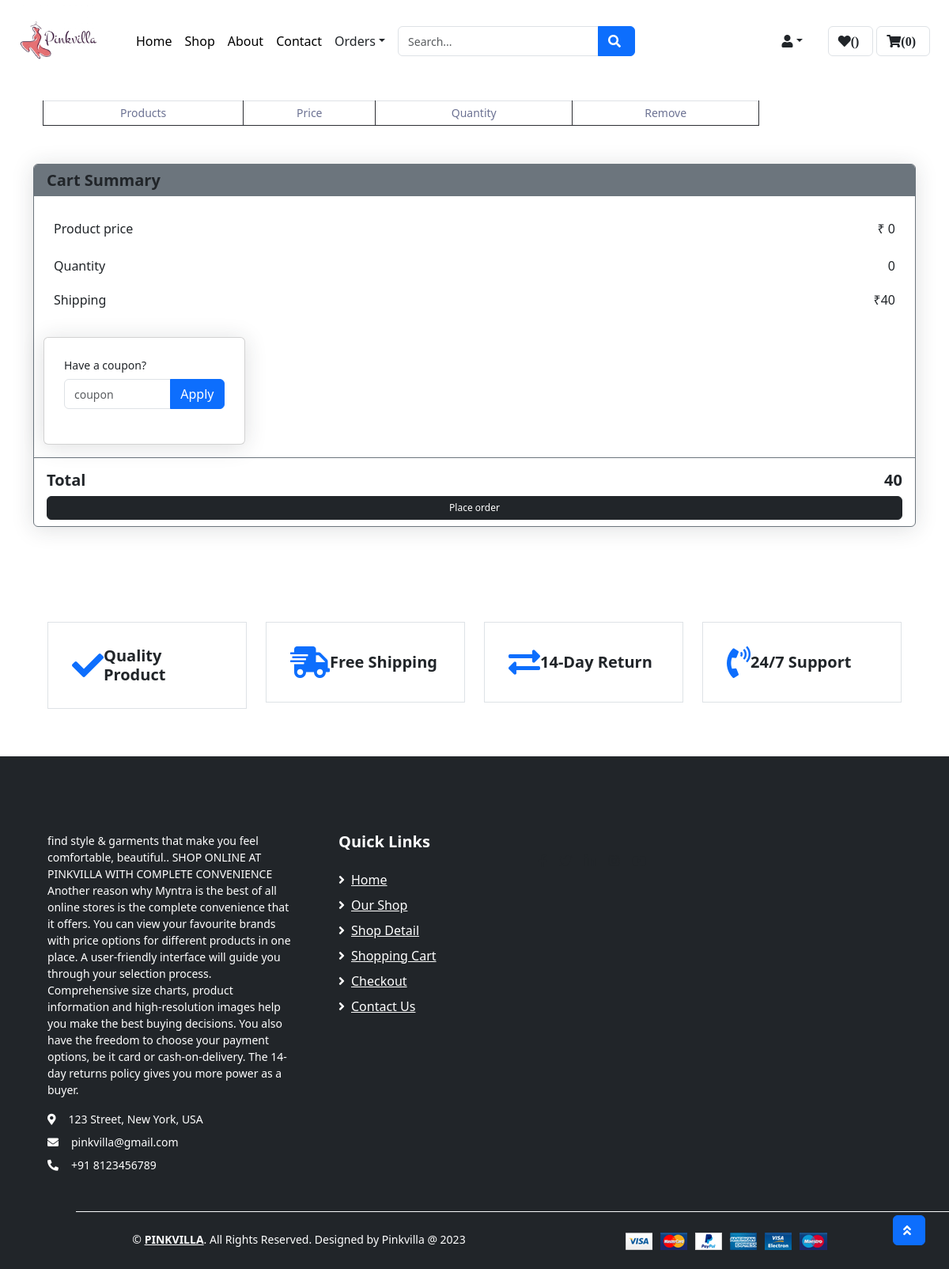
The app's page /show-cart/ (signed in), older data.
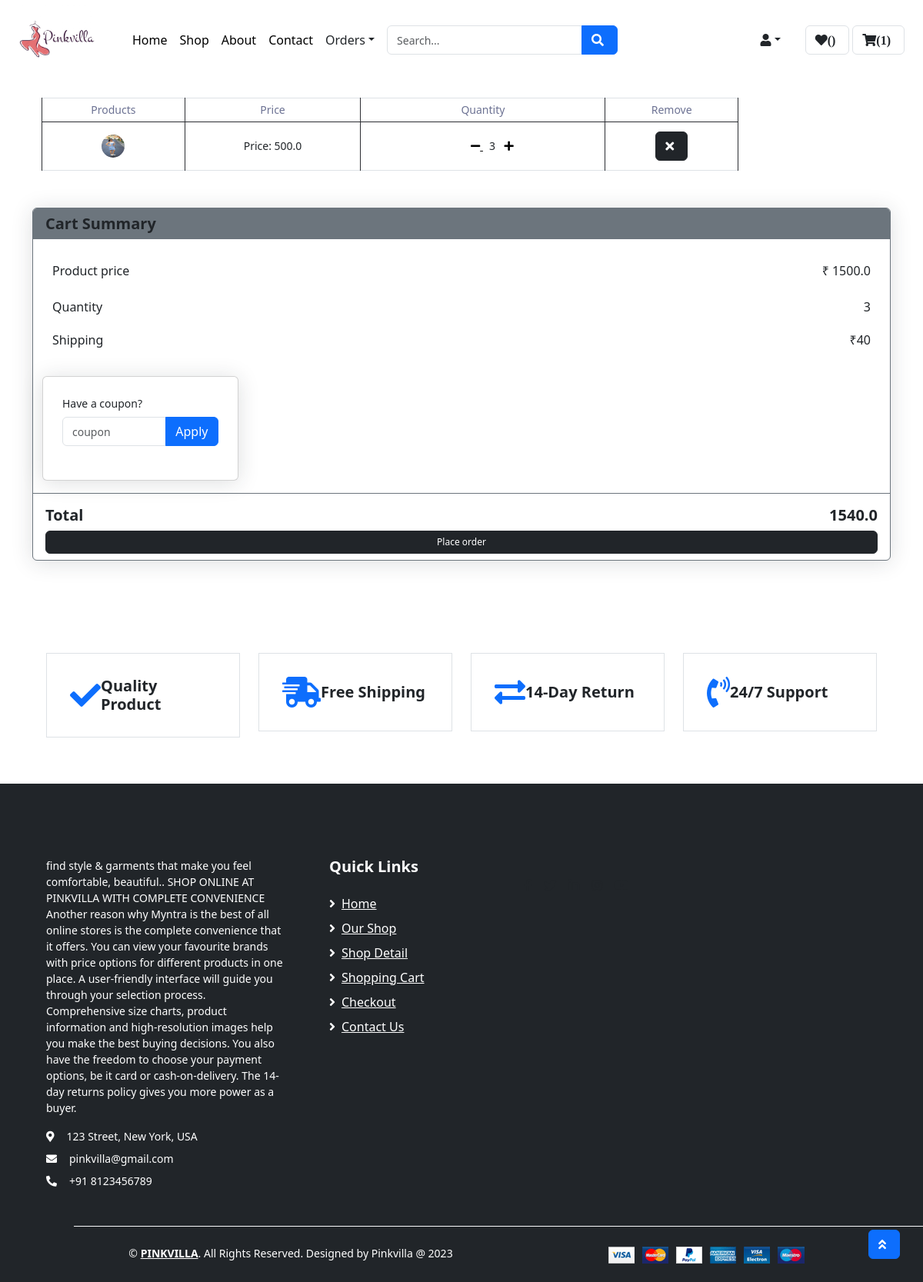
The same page, newer data.
### app1/models.py (models this page shows, shortened)
class Cart(models.Model):
    username = models.ForeignKey(custom_user,on_delete=models.CASCADE)
    variant = models.ForeignKey(Variant,on_delete=models.CASCADE)
    coupon = models.ForeignKey(Coupon, on_delete=models.SET_NULL,null=True,blank= True)
    discount_price= models.DecimalField(max_digits=10,decimal_places=2,default=0)
    quantity = models.PositiveIntegerField(default=1)

class Variant(models.Model):
    id = models.AutoField(primary_key=True)
    variant = models.CharField(max_length=100,blank= True,null= True)
    Product = models.ForeignKey(Product,on_delete=models.CASCADE)
    Color = models.ForeignKey(Color,on_delete=models.CASCADE)
    Size = models.ForeignKey(Size,on_delete=models.CASCADE)
    quantity = models.IntegerField(default=1)
    price = models.FloatField(default=0)
    image1 = models.ImageField(blank=True, upload_to='images/')
    image2 = models.ImageField(blank=True, upload_to='images/')
    image3 = models.ImageField(blank=True, upload_to='images/')
    image4 = models.ImageField(blank=True, upload_to='images/')

### app1/views.py (the view, shortened to what this page needs)
# urls.py: path('show-cart/', views.show_cart, name='show-cart'),
def show_cart(request):
    username = custom_user.objects.get(username=request.session["username"])
    cart_items = Cart.objects.filter(username=username)
    cart_count = cart_items.count()
    couponobj = None
    amount = 0
    quantityobj = 0
    for cart_item in cart_items:
        value = cart_item.quantity * cart_item.variant.price
        amount += value
        quantityobj += cart_item.quantity
    coupon_discount = 0
    if couponobj and couponobj.exists():
        print(couponobj,",,,,,,,,,,,,,,,,,,,,,,,,,,,,,,,,,,,,,,,,,")
        coupon_discount = couponobj[0].discount_price
        print(coupon_discount,"eeeeeeeeeeeeeeeeeeeeeeeeeeeeeeeeeeeeeeeeeeeeeeeee")
        amount =Decimal(amount) - coupon_discount
        print (amount)
    total = amount + 40
    print(total,">>>>>>>>>>>>>>>>>>>>>>>>>>>>")
    context = {'cart': cart_items,
        'total': total,
        'amount': amount,
        'quantityobj': quantityobj,
        'coupon_discount': coupon_discount,
        'cart_count': cart_count }
    return render(request, 'addtocart.html',context)

### app1/templates/addtocart.html (shortened to what this page needs)
{% extends 'product_detail.html' %}
{% load static %}
{% block main-content %}
<div class="container mr-8 mt-4">
    <div class="col-lg-10  mb-5">
        <table class="table table-bordered text-center mb-2" >
            <thead class="bg-secondary text-dark">
                <tr>
                    <th>Products</th>
                    <th>Price</th>
                    <th>Quantity</th>
                    <th>Remove</th>
                </tr>
            </thead>
            <tbody class="align-middle">
                {% for item in cart %}
                <tr>
                    <td class="align-middle">
                        <img src="{{ item.variant.image1.url }}" alt="" class="img-fluid">
                    </td>
                    <td class="align-middle">
                        <p class="card-text">Price: {{ item.variant.price }}</p>
                    </td>
                    <td class="align-middle">
                            <div class="p-3 ml-4 align-middle">
                                <a href="{% url 'cart_dec' item.id %}" class="mr-2" style="color: black;">
                                    <i class="fa fa-minus"></i>
                                </a>
                            {{item.quantity}}
                                <a href="{% url 'cart_inc' item.id %}" class="ml-2" style="color: black;">
                                    <i class="fa fa-plus"></i>
                                </a>
                            </div>
                    </td>
                    <td class="align-middle">
                        <a href="{% url 'cart_remove' item.id %}" class="btn btn-dark" onclick="return confirm('Do you want to remove this product from the cart?');">
                            <i class="fa fa-times"></i>
                        </a>
                    </td>
                </tr>
                {% endfor %}
            </tbody>
        </table>
    </div>
</div>
    <div class="container pt-0 sm-0">
    <div class="card border-secondary col- sm-2">
         <div class="card-header bg-secondary border-0">
            <h5 class="font-weight-semi-bold m-0">Cart Summary</h5>
         </div>
        <div class="card-body">
            <div class="d-flex justify-content-between mb-3 pt-1">
                <h6 class="font-weight-medium">Product price</h6>
                <h6 class="font-weight-medium">₹ {{amount}}</h6>
            </div>
            <div class="d-flex justify-content-between mb-3 pt-1">
                <h6 class="font-weight-medium">Quantity</h6>
                <h6 class="font-weight-medium">{{quantityobj}}</h6>
            </div>
            <div class="d-flex justify-content-between">
                <h6 class="font-weight-medium">Shipping</h6>
                <h6 class="font-weight-medium">₹40</h6>
            </div>
        </div>
        <aside class="col-md-3">
            <div class="card mb-3">
                <div class="card-body">
                    <form method="POST">
                        <div class="form-group">
                            <label>Have a coupon? </label>
                            <div class="input-group">
                                <input type="text" class="form-control" name="coupon" placeholder="coupon">
                                <span class="input-group-append">
                                    <button type="submit" class="btn btn-primary">Apply</button>
                                </span>
                            </div>
                        </div>
                    </form>
                </div>
            </div>
        </aside>
        <div class="card-footer border-secondary bg-transparent">
            <div class="d-flex justify-content-between mt-2">
                <h5 class="font-weight-bold">Total</h5>
                <h5 class="font-weight-bold">{{total}}</h5>
            </div>
            <div class="d-grid">
                <a href="{% url 'checkout' %}" class="btn btn-dark" style="padding: 5px 10px; font-size: 12px;">Place order</a>
            </div>
        </div>
    </div>
</div>
{% endblock main-content %}

Row changes from the older to the newer data that the page shows:
added Cart: variant.image1 (picture), variant.price "500.0", quantity "3"
Text that changed along with them:
{{ cart_count }}: "0" → "1"
{{ amount }}: "0" → "1500.0"
{{ quantityobj }}: "0" → "3"
{{ total }}: "40" → "1540.0"
